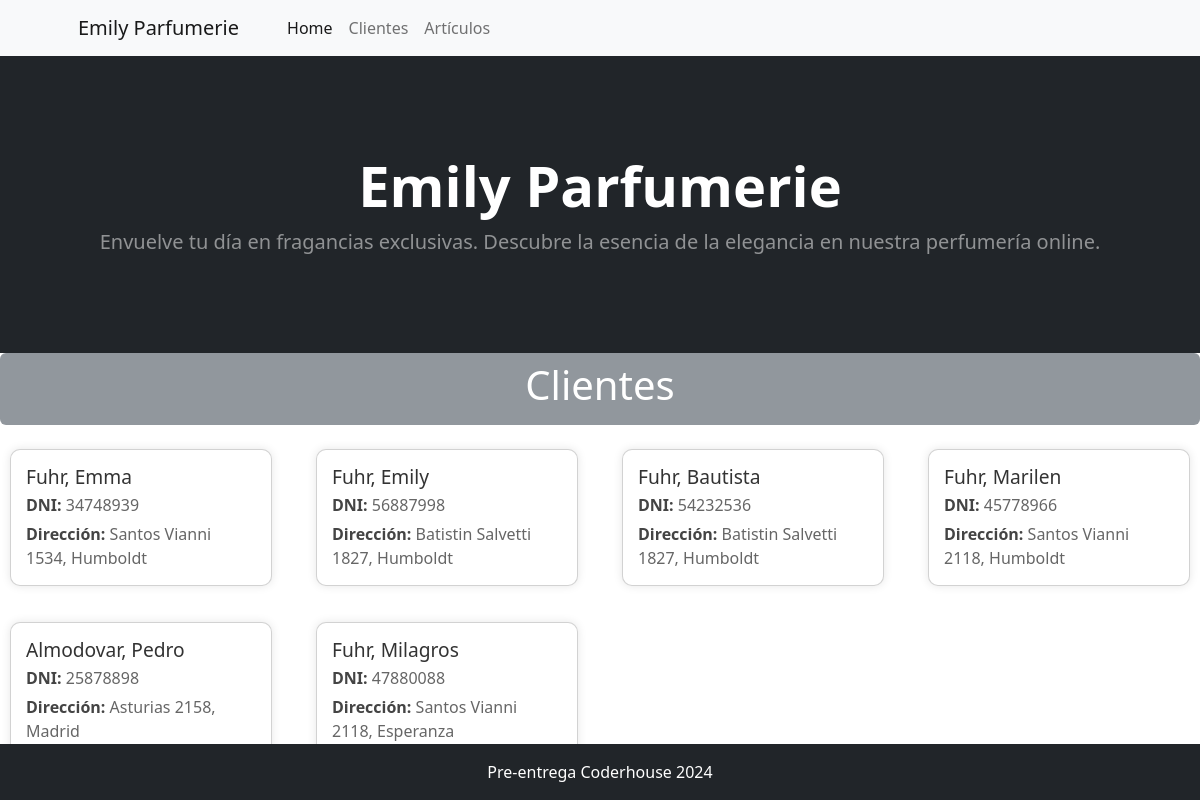
/cliente/cliente/, run on the app's committed database.
### cliente/models.py (models this page shows)
class Cliente(models.Model):
    nombre = models.CharField(max_length=200, verbose_name='Nombre')
    apellido = models.CharField(max_length=200, verbose_name='Apellido')
    dni = models.CharField(max_length=8,verbose_name='DNI', unique=True)
    direccion =  models.CharField(max_length=200, verbose_name='Dirección')
    ciudad =  models.CharField(max_length=200, verbose_name='Ciudad', default='',null=False)
    def __str__(self):
        return f"{self.apellido}, {self.nombre}"
    class Meta:
        verbose_name_plural = "Clientes"
        verbose_name = 'Cliente'

### cliente/views.py (the view)
# urls.py: path("cliente/", views.home, name="home"),
def home(request):
    consulta_clientes = models.Cliente.objects.all()
    context = {"clientes": consulta_clientes}
    return render(request, "cliente/index.html", context)

### cliente/templates/cliente/index.html (shortened to what this page needs)
{% extends 'core/base.html' %}
{% block titulo %}
    Clientes
{% endblock titulo %}
{% block contenido %}
    <section class="clientes mt-4">
        <div class="row">
            {% for cliente in clientes %}
                <div class="col-md-3 mb-3">
                    <div class="card-container">
                        <div class="card">
                            <div class="card-body">
                                <h3 class="card-title">{{ cliente }}</h3>
                                <p class="card-text">
                                    <strong>DNI:</strong> {{ cliente.dni }}
                                </p>
                                <p class="card-text">
                                    <strong>Dirección:</strong> {{ cliente.direccion }}, {{ cliente.ciudad }}
                                </p>
                            </div>
                        </div>
                    </div>
                </div>
            {% endfor %}
        </div>
    </section>
{% endblock contenido %}

### cliente/templates/cliente/index.html (style rules this page uses)
.card { max-width: 18rem; margin-bottom: 20px; border-radius: 10px; box-shadow: 0px 0px 10px rgba(0, 0, 0, 0.1); height: 100%; }
.card-body { padding: 15px; height: 100%; }
.card-title { margin-bottom: 5px; font-size: 1.2rem; color: #333; }
.card-text { margin-bottom: 5px; font-size: 1rem; color: #666; }
.card-text strong { color: #444; }
.card-container { margin: 0 10px; }

### data on the page
Cliente: apellido+nombre "Fuhr, Emma", dni "34748939", direccion "Santos Vianni 1534", ciudad "Humboldt"
Cliente: apellido+nombre "Fuhr, Emily", dni "56887998", direccion "Batistin Salvetti 1827", ciudad "Humboldt"
Cliente: apellido+nombre "Fuhr, Bautista", dni "54232536", direccion "Batistin Salvetti 1827", ciudad "Humboldt"
Cliente: apellido+nombre "Fuhr, Marilen", dni "45778966", direccion "Santos Vianni 2118", ciudad "Humboldt"
Cliente: apellido+nombre "Almodovar, Pedro", dni "25878898", direccion "Asturias 2158", ciudad "Madrid"
Cliente: apellido+nombre "Fuhr, Milagros", dni "47880088", direccion "Santos Vianni 2118", ciudad "Esperanza"
